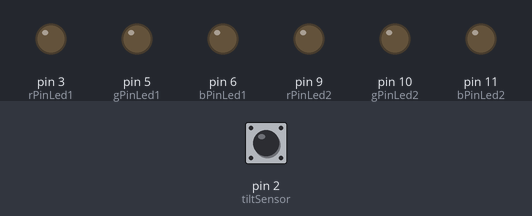
A sketch run on a simulated Arduino Uno, built with avr-gcc and run on an emulated ATmega328P. On the bench: output pins drawn as LEDs (lit = HIGH). Inputs (shaded band) come from the test bench; at power-on: pin 2 (tiltSensor) LOW. Random numbers use the default seed unless the sketch sets one.

Above: at 1.2 s.
1.3 s: pin 2 (tiltSensor) driven HIGH
At 1.9 s:
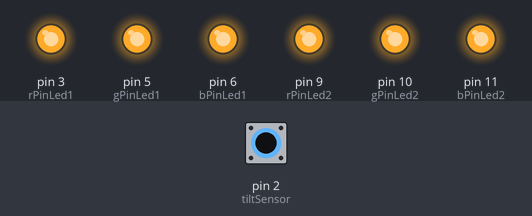
2.8 s: pin 2 (tiltSensor) driven LOW
At 3.2 s:
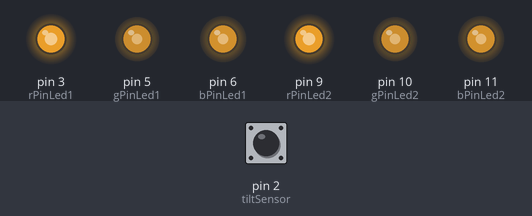
4.3 s: pin 2 (tiltSensor) driven HIGH
At 5.5 s:
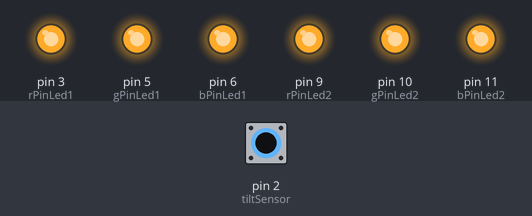
5.8 s: pin 2 (tiltSensor) driven LOW
At 6.9 s:
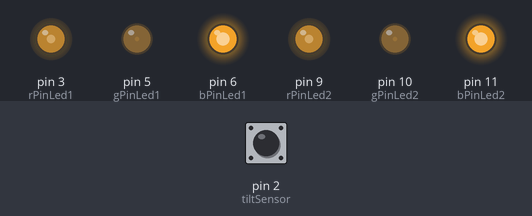
7.3 s: pin 2 (tiltSensor) pulsed HIGH 2 times (0.12 s each, 0.3 s apart)
At 8.5 s:
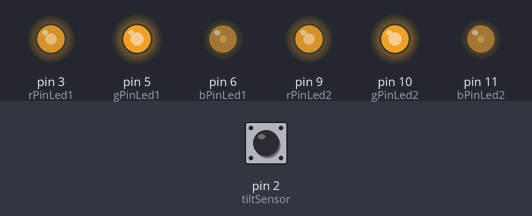
9.4 s: pin 2 (tiltSensor) pulsed HIGH 5 times (0.12 s each, 0.3 s apart)
At 9.66 s:
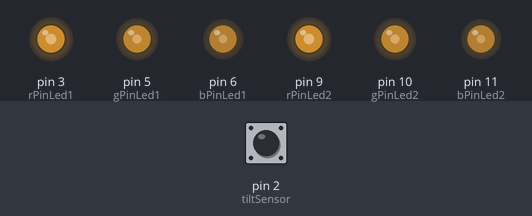
Timing chart, 0 to 12.4 s (numbered marks = the images above; inputs shaded):
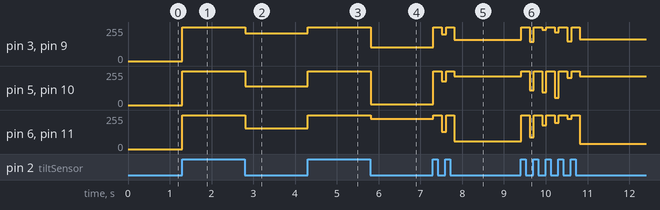

Measured:
- after the input at 1.3 s, pin 3 (rPinLed1), pin 5 (gPinLed1), pin 6 (bPinLed1), pin 9 (rPinLed2), pin 10 (gPinLed2), pin 11 (bPinLed2): 0/255 → 255/255 at once
- after the input at 2.8 s, pin 3 (rPinLed1), pin 9 (rPinLed2): 255/255 → 208/255 at once; pin 5 (gPinLed1), pin 10 (gPinLed2): 255/255 → 141/255 at once; pin 6 (bPinLed1), pin 11 (bPinLed2): 255/255 → 155/255 at once
- after the input at 4.3 s, pin 3 (rPinLed1), pin 9 (rPinLed2): 208/255 → 255/255 at once; pin 5 (gPinLed1), pin 10 (gPinLed2): 141/255 → 255/255 at once; pin 6 (bPinLed1), pin 11 (bPinLed2): 155/255 → 255/255 at once
- after the input at 5.8 s, pin 3 (rPinLed1), pin 9 (rPinLed2): 255/255 → 104/255 at once; pin 5 (gPinLed1), pin 10 (gPinLed2): 255/255 → 6/255 at once; pin 6 (bPinLed1), pin 11 (bPinLed2): 255/255 → 228/255 at once
- after the input at 7.3 s, pin 3 (rPinLed1): 104/255 → 255/255 at once, → 202/255 0.20 s later, → 255/255 0.10 s later, → 159/255 0.20 s later; pin 5 (gPinLed1): 6/255 → 255/255 at once, → 177/255 0.20 s later, → 255/255 0.10 s later, → 216/255 0.20 s later

The sketch:

Code.ino
```cpp
/*
   Code Developed by Selcuk ARTUT 2018
   This code is developed for the RGB Tilt Workshop
   RGB Leds flux pins are 9(Red),10(Green),11(Blue) and 3(Red),5(Green),6(Blue)

*/
const int rPinLed1 = 3;
const int gPinLed1 = 5;
const int bPinLed1 = 6;

const int rPinLed2 = 9;
const int gPinLed2 = 10;
const int bPinLed2 = 11;

int rPinLedRandomValue;
int gPinLedRandomValue;
int bPinLedRandomValue;

const int tiltSensor = 2;
int sensorValue;

void setup() {
  // define led pins as outputs
  pinMode(rPinLed1, OUTPUT);
  pinMode(gPinLed1, OUTPUT);
  pinMode(bPinLed1, OUTPUT);
  pinMode(rPinLed2, OUTPUT);
  pinMode(gPinLed2, OUTPUT);
  pinMode(bPinLed2, OUTPUT);

  // define tilt pin as input
  pinMode(tiltSensor, INPUT);
}

void loop() {
  // let's check the tilt sensor
  sensorValue = digitalRead(tiltSensor);

  if (sensorValue == HIGH) {
    //beging randomization
    rPinLedRandomValue = random(0, 255);
    gPinLedRandomValue = random(0, 255);
    bPinLedRandomValue = random(0, 255);
    turnLedsOff();//keep leds off during the randomization for the surprise
  } else {
    analogWrite(rPinLed1, rPinLedRandomValue);
    analogWrite(gPinLed1, gPinLedRandomValue);
    analogWrite(bPinLed1, bPinLedRandomValue);
    analogWrite(rPinLed2, rPinLedRandomValue);
    analogWrite(gPinLed2, gPinLedRandomValue);
    analogWrite(bPinLed2, bPinLedRandomValue);
  }
  delay(100);
}

void turnLedsOff() {
  //FLux RGB Leds are common anode
  //so HIGH means they are off
  digitalWrite(rPinLed1, HIGH);
  digitalWrite(gPinLed1, HIGH);
  digitalWrite(bPinLed1, HIGH);
  digitalWrite(rPinLed2, HIGH);
  digitalWrite(gPinLed2, HIGH);
  digitalWrite(bPinLed2, HIGH);
}
```
